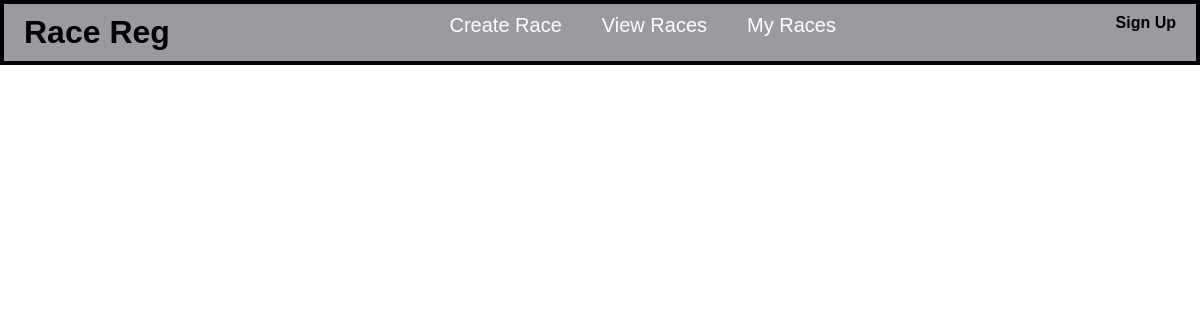
/seeraces/, run on an earlier commit of the app's database.
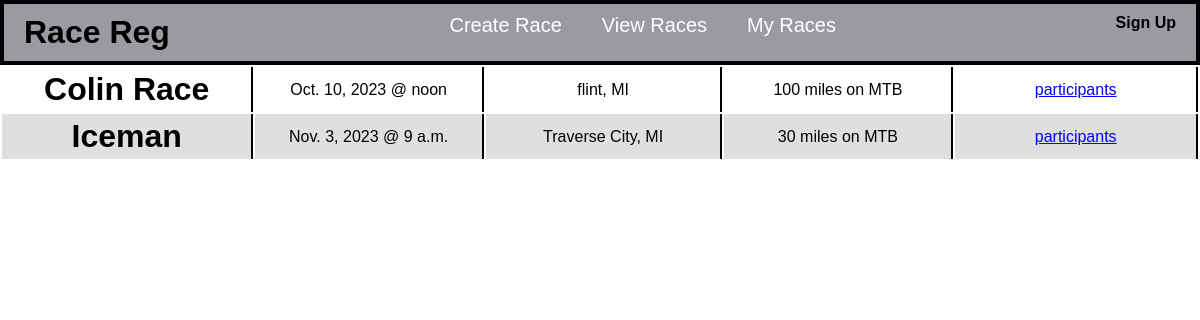
And on a later commit of the database.
### races/models.py (models this page shows, shortened)
class Race(models.Model):
    name = models.CharField(default= "",max_length=24, unique=True)
    state = models.CharField(max_length=16, choices=states)
    city = models.CharField(max_length=16)
    distance = models.IntegerField()
    discipline = models.CharField(max_length=6,choices=(('Gravel', 'Gravel'), ('Road', 'Road'), ('MTB', 'MTB')))
    date = models.DateField()
    time = models.TimeField()
    owner = models.ForeignKey(MyUser, related_name='owner', on_delete=models.CASCADE, default='')

### races/views.py (the view)
# urls.py: path('seeraces/', views.see_races, name='races'),
def see_races(request):
    races = Race.objects.get_queryset()
    return render(request, 'races/seeraces.html', {
        'races': races
    })

### races/templates/races/seeraces.html
{% extends "races/base.html" %}
{% load static %}t
{% block script %}
    <link rel="stylesheet" href="{% static 'races/seeraces.css' %}">
{% endblock %}
{% block content %}
    <div class="content">
        <table>
            {% for race in races|dictsort:"name"  %}
                <tr class="race">
                    <td class="race_item">
                        <h1>
                            <a href="{% url 'view race' race.name %}">{{race.name}}</a>
                        </h1>
                    </td>
                    <td class="race_item">
                        {{race.date}} @ {{race.time}}
                    </td>
                    <td class="race_item">
                        {{race.city}}, {{race.state}}
                    </td>
                    <td class="race_item">
                        {{race.distance}} miles on {{race.discipline}}
                    </td>
                    <td>
                        <a class="participants" href="{% url 'view participants' race.name %}">participants</a>
                    </td>
                </tr>
            {% endfor %}
        </table>
    </div>
{% endblock %}

### races/templates/races/base.html (shortened to what this page needs)
<!DOCTYPE html>
<html lang="en">
<head>
    {% block script %} {% endblock %}
</head>
<header>
    <nav class="navbar">
        <h1 class="title"> <a href="/home/">Race Reg</a></h1>
        <li class="item-list">
            <ul><a class="list-link" href="/create/">Create Race</a></ul>
            <ul><a class="list-link" href="/seeraces/">View Races</a></ul>
            <ul><a class="list-link" href="/myraces/">My Races</a></ul>
        </li>
        {% if request.user.username == ""%}
            <h3 class="login-signup"><a href="/signup/">Sign Up</a></h3>
        {% endif %}
    </nav>
</header>
<body>
    {% block content %} {% endblock %}
</body>
</html>

### races/static/races/seeraces.css (style rules this page uses)
* { margin: 0; padding: 0; font-family: sans-serif; }
header { background-color: rgb(154, 154, 160); }
.item-list { list-style-type: none; float: right; }
.list-link { text-decoration: none; color: rgb(255, 255, 255); font-size: 20px; white-space: nowrap; padding: 20px; }
.navbar { box-sizing: border-box; width: 100%; display: inline-flex; justify-content: space-between; padding-top: 10px; padding-bottom: 10px; padding-left: 20px; padding-right: 20px; }
.navbar .item-list { display: inline-flex; float: right; }
.title { font-size: 32px; white-space: nowrap; }
.login-signup { font-size: 16px; white-space: nowrap; padding: 10pxß; }
header { border-style: solid; border-width: 4px; }
a { text-decoration: none; color: black; }
.participants { text-decoration: underline; color: blue; }
tr:nth-child(even) { background-color: rgb(223, 223, 223); }
tr:nth-child(odd) { background-color: white; }
td { text-align: center; width: 300px; border-right: 2px solid black; padding: 4px; padding: none; margin: none; }

What changed in the data, as far as the page shows it:
added Race: name "Colin Race", date "Oct. 10, 2023", time "noon", city "flint", state "MI", distance "100", discipline "MTB"
added Race: name "Iceman", date "Nov. 3, 2023", time "9 a.m.", city "Traverse City", state "MI", distance "30", discipline "MTB"
